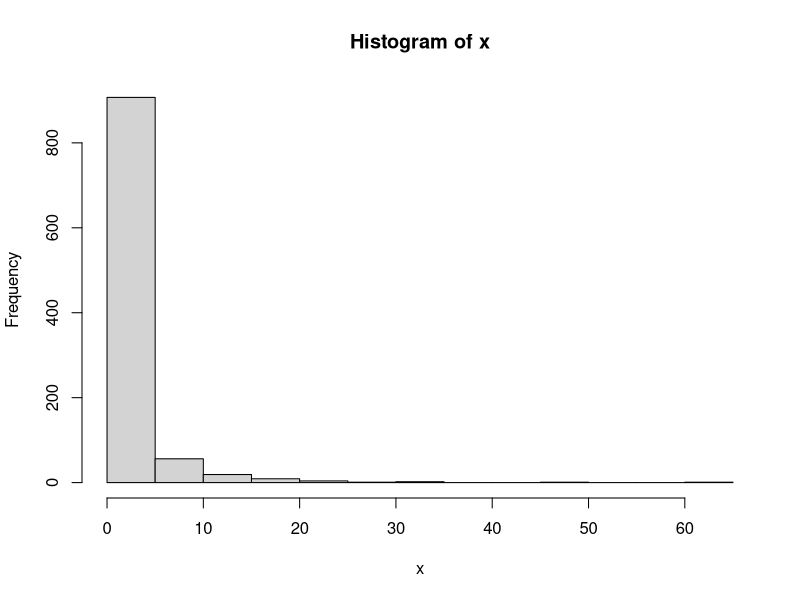
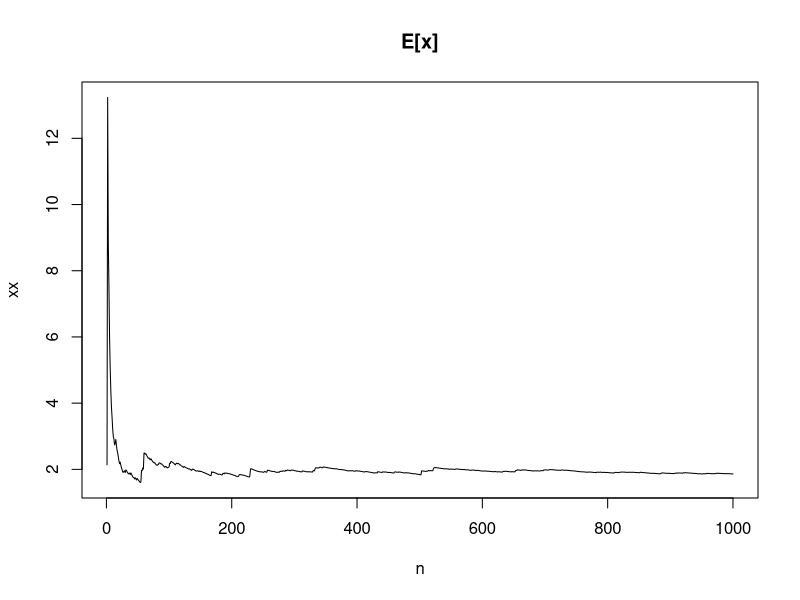
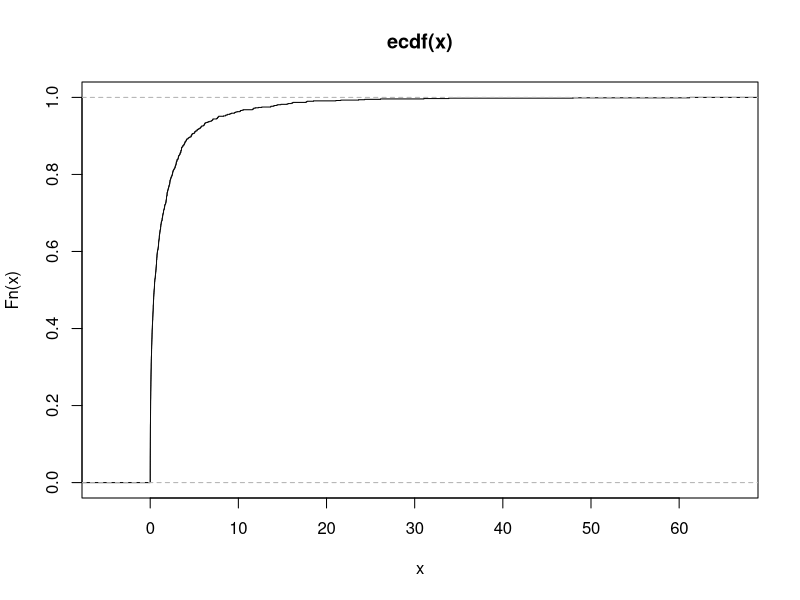

Write the R code that produced these figures, in order.
rm(list = ls())
k<-1000
x<-rep(0,k)
alpha<-1
beta<-0.5
for (i in 1:k) {
  u<-runif(1,0,1)
  x[i]<-(-log(1-u)/alpha)^(1/beta)
}
hist(x)
n<-1:k
xx<-cumsum(x)/n
plot(n,xx,type = "l",main = "E[x]")
xx[length(n)]
as<-ecdf(x)

plot(as)
